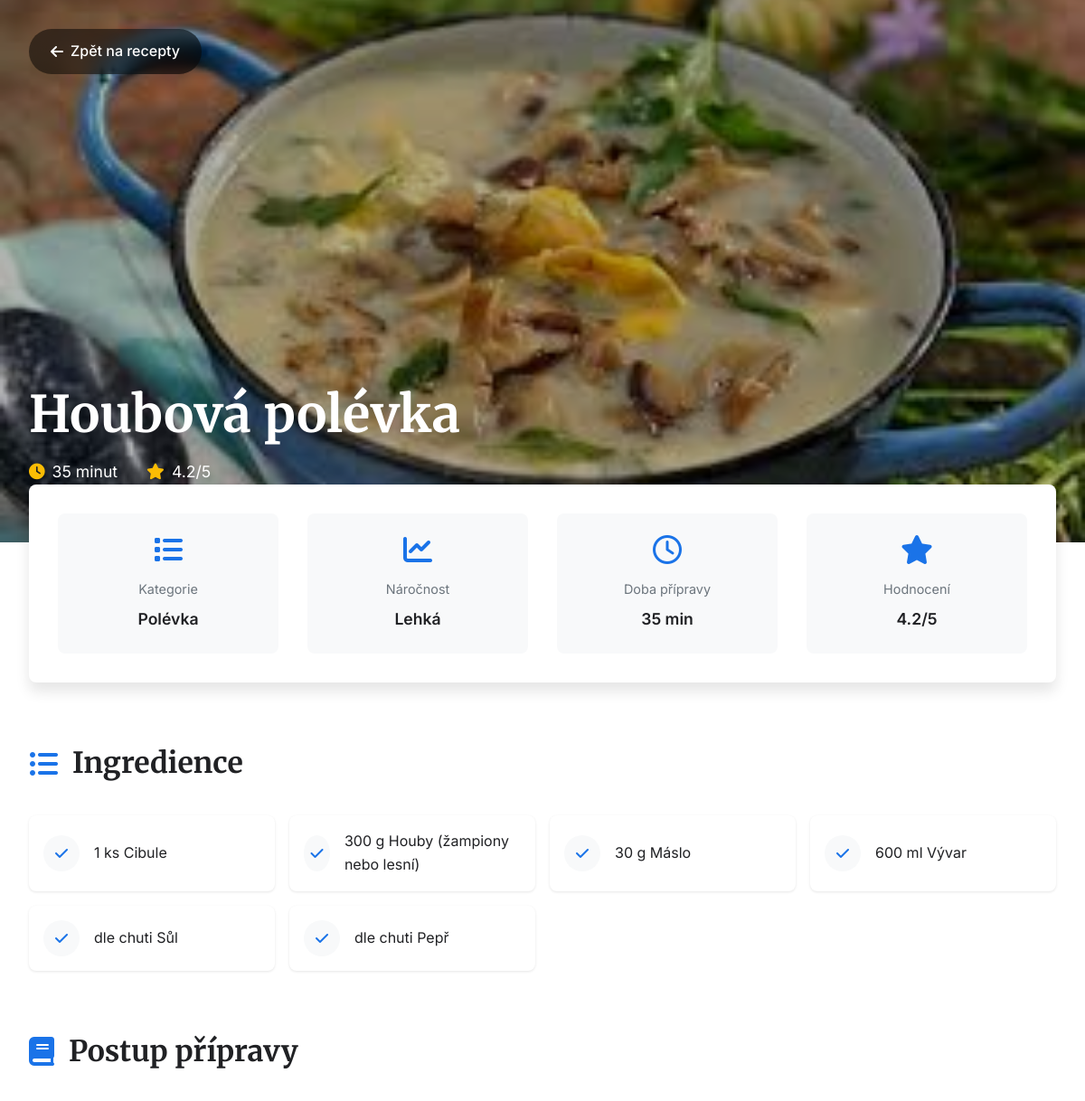
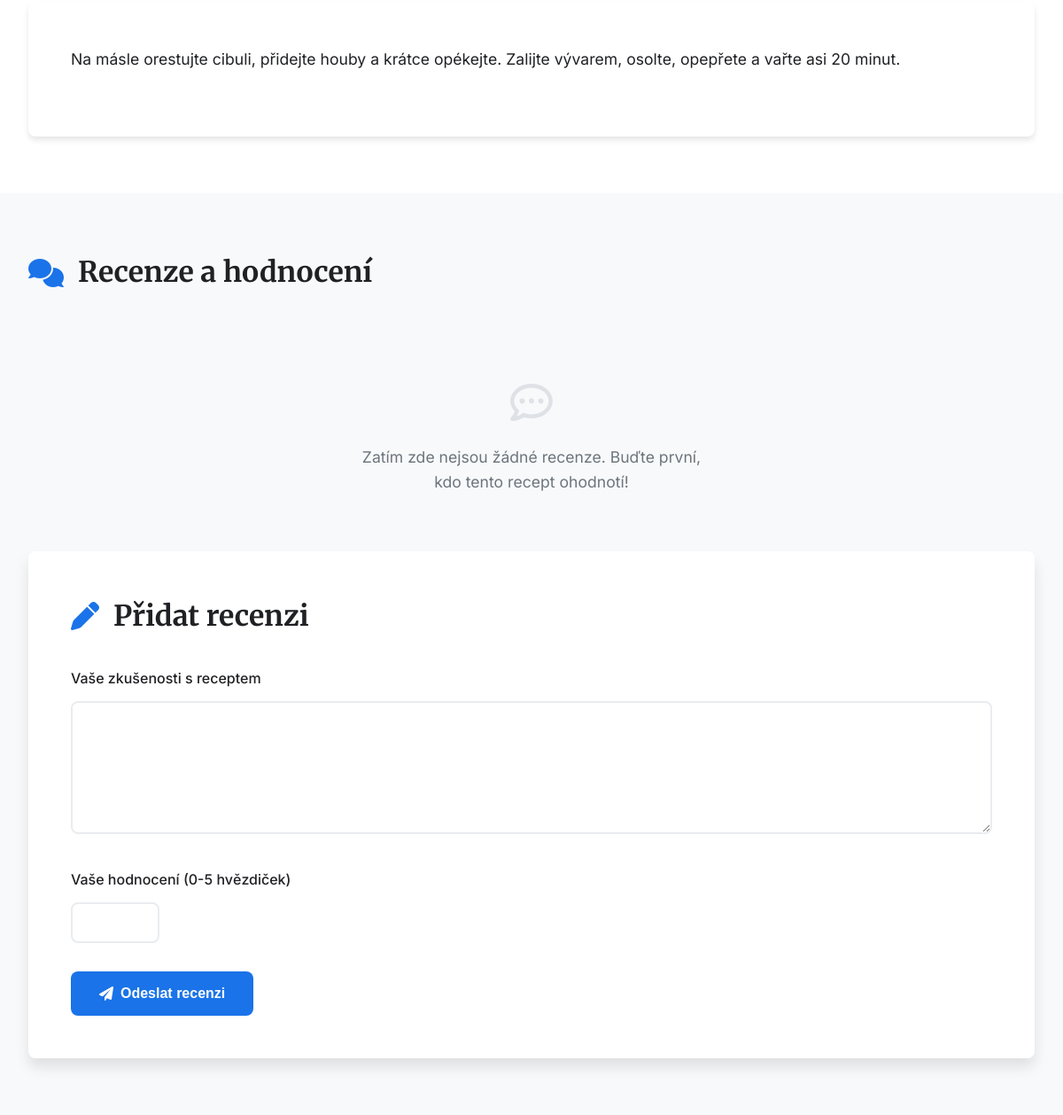
The app's page /8/ with its own data (2 pictures, top to bottom).
### recepty/models.py (models this page shows, shortened)
class Recept(models.Model):
    KATEGORIE_VOLBY = [
        ('hlavni', 'Hlavní jídlo'),
        ('dezert', 'Dezert'),
        ('polevka', 'Polévka'),
        ('predkrm', 'Předkrm'),
        ('napoj', 'Nápoj'),
    ]
    OBTIZNOST_VOLBY = [
        ('lehka', 'Lehká'),
        ('stredni', 'Střední'),
        ('tezka', 'Těžká'),
    ]
    nazev = models.CharField(max_length=200)
    postup = models.TextField()
    kategorie = models.CharField(max_length=20, choices=KATEGORIE_VOLBY)
    obtiznost = models.CharField(max_length=20, choices=OBTIZNOST_VOLBY)
    hodnoceni = models.FloatField(
        help_text="Hodnocení od 0 do 5",
        default=0
    )
    doba_pripravy = models.PositiveIntegerField(help_text="Doba v minutách")
    obrazek = models.ImageField(upload_to='recepty/', blank=True, null=True)
    autor = models.ForeignKey(User, on_delete=models.CASCADE, related_name='recepty', null=True, blank=True)
    vytvoreno = models.DateTimeField(auto_now_add=True)
    upraveno = models.DateTimeField(auto_now=True)
    class Meta:
        verbose_name = 'Recept'
        verbose_name_plural = 'Recepty'
        ordering = ['-vytvoreno']  # Řazení od nejnovějších
        indexes = [
            models.Index(fields=['nazev']),
            models.Index(fields=['kategorie']),
            models.Index(fields=['hodnoceni']),
            models.Index(fields=['vytvoreno']),
        ]

class Surovina(models.Model):
    recept = models.ForeignKey(Recept, related_name='suroviny', on_delete=models.CASCADE)
    nazev = models.CharField(max_length=100)
    mnozstvi = models.CharField(max_length=50, blank=True)
    class Meta:
        verbose_name = 'Surovina'
        verbose_name_plural = 'Suroviny'
        ordering = ['id']  # Zachová pořadí, v jakém byly suroviny přidány
        indexes = [
            models.Index(fields=['nazev']),
        ]

### recepty/views.py (the view)
# urls.py: path('<int:pk>/', views.detail, name='detail'),
def detail(request, pk):
    recept = get_object_or_404(Recept, pk=pk)
    recenze = recept.recenze.all().order_by('-datum')
    if request.method == 'POST':
        if not request.user.is_authenticated:
            messages.error(request, 'Pro přidání recenze se musíte přihlásit.')
            return redirect('recepty:login')
        form = RecenzeForm(request.POST)
        if form.is_valid():
            recenze = form.save(commit=False)
            recenze.recept = recept
            recenze.uzivatel = request.user
            recenze.save()
            prumer = recept.recenze.aggregate(models.Avg('hodnoceni'))['hodnoceni__avg']
            recept.hodnoceni = round(prumer, 1) if prumer else 0
            recept.save()
            messages.success(request, 'Recenze byla úspěšně přidána.')
            return redirect('recepty:detail', pk=pk)
    else:
        form = RecenzeForm()
    context = {
        'recept': recept,
        'recenze': recenze,
        'form': form
    }
    return render(request, 'recepty/detail.html', context)

### recepty/forms.py
class RecenzeForm(forms.ModelForm):
    class Meta:
        model = Recenze
        fields = ['text', 'hodnoceni']
        widgets = {
            'text': forms.Textarea(attrs={'class': 'form-control', 'rows': 4}),
            'hodnoceni': forms.NumberInput(attrs={'class': 'form-control', 'min': 0, 'max': 5})
        }

### recepty/templates/recepty/detail.html (shortened to what this page needs)
<!DOCTYPE html>
<html lang="cs">
<head>
    <link rel="stylesheet" href="https://cdnjs.cloudflare.com/ajax/libs/font-awesome/6.0.0/css/all.min.css">
</head>
<body>
    <div class="hero">
        {% if recept.obrazek %}
            <img class="hero-image" src="{{ recept.obrazek.url }}" alt="{{ recept.nazev }}">
        {% else %}
            <div class="hero-image" style="background: linear-gradient(45deg, #1a73e8, #4285f4);"></div>
        {% endif %}
        <div class="hero-content">
            <a href="{% url 'recepty:index' %}" class="back-link">
                <i class="fas fa-arrow-left"></i>
                Zpět na recepty
            </a>
            <h1 class="recipe-title">{{ recept.nazev }}</h1>
            <div class="recipe-meta">
                <div class="meta-item">
                    <i class="fas fa-clock"></i>
                    {{ recept.doba_pripravy }} minut
                </div>
                <div class="meta-item">
                    <i class="fas fa-star"></i>
                    {{ recept.hodnoceni }}/5
                </div>
            </div>
        </div>
    </div>
    <div class="content">
        <div class="quick-info">
            <div class="info-card">
                <i class="fas fa-list"></i>
                <div class="info-label">Kategorie</div>
                <div class="info-value">{{ recept.get_kategorie_display }}</div>
            </div>
            <div class="info-card">
                <i class="fas fa-chart-line"></i>
                <div class="info-label">Náročnost</div>
                <div class="info-value">{{ recept.get_obtiznost_display }}</div>
            </div>
            <div class="info-card">
                <i class="far fa-clock"></i>
                <div class="info-label">Doba přípravy</div>
                <div class="info-value">{{ recept.doba_pripravy }} min</div>
            </div>
            <div class="info-card">
                <i class="fas fa-star"></i>
                <div class="info-label">Hodnocení</div>
                <div class="info-value">{{ recept.hodnoceni }}/5</div>
            </div>
        </div>
        <div class="recipe-section">
            <h2 class="section-title">
                <i class="fas fa-list-ul"></i>
                Ingredience
            </h2>
            <div class="ingredients-grid">
                {% for surovina in recept.suroviny.all %}
                    <div class="ingredient-card">
                        <div class="ingredient-icon">
                            <i class="fas fa-check"></i>
                        </div>
                        <span>{{ surovina.mnozstvi }} {{ surovina.nazev }}</span>
                    </div>
                {% endfor %}
            </div>
        </div>
        <div class="recipe-section">
            <h2 class="section-title">
                <i class="fas fa-book"></i>
                Postup přípravy
            </h2>
            <div class="instructions">
                {{ recept.postup|linebreaks }}
            </div>
        </div>
        <div class="reviews-section">
            <div class="reviews-container">
                <h2 class="section-title">
                    <i class="fas fa-comments"></i>
                    Recenze a hodnocení
                </h2>
                {% if recenze %}
                    <div class="reviews-grid">
                        {% for r in recenze %}
                            <div class="review-card">
                                <div class="review-header">
                                    <span class="review-author">{{ r.uzivatel.username|default:"Anonym" }}</span>
                                    <span class="review-date">{{ r.datum|date:"d. M Y" }}</span>
                                </div>
                                <div class="review-rating">
                                    {% for i in "12345"|make_list %}
                                        {% if forloop.counter <= r.hodnoceni %}
                                            <i class="fas fa-star"></i>
                                        {% else %}
                                            <i class="far fa-star"></i>
                                        {% endif %}
                                    {% endfor %}
                                </div>
                                <div class="review-text">{{ r.text|linebreaks }}</div>
                            </div>
                        {% endfor %}
                    </div>
                {% else %}
                    <div class="empty-state">
                        <i class="far fa-comment-dots"></i>
                        <p>Zatím zde nejsou žádné recenze. Buďte první, kdo tento recept ohodnotí!</p>
                    </div>
                {% endif %}
                <div class="review-form">
                    <h2 class="section-title">
                        <i class="fas fa-pen"></i>
                        Přidat recenzi
                    </h2>
                    <form method="post" novalidate>
                        <div class="form-group">
                            <label for="id_text" class="form-label">Vaše zkušenosti s receptem</label>
                            {{ form.text }}
                        </div>
                        <div class="form-group">
                            <label for="id_hodnoceni" class="form-label">Vaše hodnocení (0-5 hvězdiček)</label>
                            {{ form.hodnoceni }}
                        </div>
                        <button type="submit">
                            <i class="fas fa-paper-plane"></i>
                            Odeslat recenzi
                        </button>
                    </form>
                </div>
            </div>
        </div>
    </div>
</body>
</html>

### recepty/templates/recepty/detail.html (style rules this page uses)
:root { --primary-color: #1a73e8; --secondary-color: #4285f4; --accent-color: #fbbc04; --text-color: #202124; --bg-color: #ffffff; --gray-100: #f8f9fa; --gray-200: #e9ecef; --gray-300: #dee2e6; --gray-600: #6c757d; --border-radius: 8px; --shadow-sm: 0 1px 3px rgba(0,0,0,0.1); --shadow-md: 0 4px 6px rgba(0,0,0,0.1); --shadow-lg: 0 10px 15px rgba(0,0,0,0.1); }
* { margin: 0; padding: 0; box-sizing: border-box; }
body { font-family: 'Inter', sans-serif; background: var(--bg-color); color: var(--text-color); line-height: 1.6; }
.hero { position: relative; height: 70vh; min-height: 600px; background: #000; overflow: hidden; }
.hero-image { position: absolute; top: 0; left: 0; width: 100%; height: 100%; object-fit: cover; opacity: 0.7; }
.hero-content { position: relative; z-index: 1; height: 100%; display: flex; flex-direction: column; justify-content: flex-end; padding: 4rem 2rem; color: white; max-width: 1200px; margin: 0 auto; }
.back-link { position: absolute; top: 2rem; left: 2rem; display: inline-flex; align-items: center; gap: 0.5rem; color: white; text-decoration: none; font-weight: 500; padding: 0.75rem 1.5rem; background: rgba(0, 0, 0, 0.5); backdrop-filter: blur(10px); border-radius: 50px; transition: all 0.3s ease; }
.recipe-title { font-family: 'Merriweather', serif; font-size: 3.5rem; font-weight: 700; margin-bottom: 1rem; line-height: 1.2; }
.recipe-meta { display: flex; gap: 2rem; font-size: 1.1rem; }
.meta-item { display: flex; align-items: center; gap: 0.5rem; }
.meta-item i { color: var(--accent-color); }
.content { max-width: 1200px; margin: -4rem auto 0; position: relative; z-index: 2; padding: 0 2rem; }
.quick-info { background: white; border-radius: var(--border-radius); box-shadow: var(--shadow-lg); padding: 2rem; display: grid; grid-template-columns: repeat(4, 1fr); gap: 2rem; margin-bottom: 4rem; }
.info-card { text-align: center; padding: 1.5rem; background: var(--gray-100); border-radius: var(--border-radius); transition: all 0.3s ease; }
.info-card i { font-size: 2rem; color: var(--primary-color); margin-bottom: 1rem; }
.info-label { color: var(--gray-600); font-size: 0.9rem; margin-bottom: 0.5rem; }
.info-value { font-weight: 600; font-size: 1.1rem; }
.recipe-section { margin-bottom: 4rem; }
.section-title { font-family: 'Merriweather', serif; font-size: 2rem; margin-bottom: 2rem; display: flex; align-items: center; gap: 1rem; }
.section-title i { color: var(--primary-color); }
.ingredients-grid { display: grid; grid-template-columns: repeat(auto-fill, minmax(250px, 1fr)); gap: 1rem; margin-bottom: 2rem; }
.ingredient-card { background: white; padding: 1rem; border-radius: var(--border-radius); box-shadow: var(--shadow-sm); display: flex; align-items: center; gap: 1rem; transition: all 0.3s ease; }
.ingredient-icon { width: 40px; height: 40px; background: var(--gray-100); border-radius: 50%; display: flex; align-items: center; justify-content: center; color: var(--primary-color); }
.instructions { background: white; padding: 3rem; border-radius: var(--border-radius); box-shadow: var(--shadow-md); font-size: 1.1rem; line-height: 1.8; }
.instructions p { margin-bottom: 1.5rem; }
.reviews-section { background: var(--gray-100); padding: 4rem 0; margin: 4rem -2rem 0; }
.reviews-container { max-width: 1200px; margin: 0 auto; padding: 0 2rem; }
.review-form { background: white; padding: 3rem; border-radius: var(--border-radius); box-shadow: var(--shadow-lg); }
.form-group { margin-bottom: 2rem; }
.form-label { display: block; margin-bottom: 0.75rem; font-weight: 500; }
textarea { width: 100%; min-height: 150px; padding: 1rem; border: 2px solid var(--gray-200); border-radius: var(--border-radius); font-family: inherit; font-size: 1rem; transition: all 0.3s ease; }
input[type="number"] { width: 100px; padding: 0.75rem; border: 2px solid var(--gray-200); border-radius: var(--border-radius); font-size: 1rem; }
button { background: var(--primary-color); color: white; border: none; padding: 1rem 2rem; border-radius: var(--border-radius); font-weight: 600; font-size: 1rem; cursor: pointer; transition: all 0.3s ease; display: inline-flex; align-items: center; gap: 0.5rem; }
.empty-state { text-align: center; padding: 4rem 2rem; }
.empty-state i { font-size: 3rem; color: var(--gray-300); margin-bottom: 1.5rem; }
.empty-state p { color: var(--gray-600); font-size: 1.1rem; max-width: 400px; margin: 0 auto; }

### records on screen
Recept: obrazek (picture), nazev "Houbová polévka", doba_pripravy "35", hodnoceni "4.2", kategorie "Polévka", obtiznost "Lehká", postup "Na másle orestujte cibuli, přidejte houby a krátce opékejte. Zalijte vývarem, osolte, opepřete a vařte asi 20 minut."
Surovina: mnozstvi "1 ks", nazev "Cibule"
Surovina: mnozstvi "300 g", nazev "Houby (žampiony nebo lesní)"
Surovina: mnozstvi "30 g", nazev "Máslo"
Surovina: mnozstvi "600 ml", nazev "Vývar"
Surovina: mnozstvi "dle chuti", nazev "Sůl"
Surovina: mnozstvi "dle chuti", nazev "Pepř"
